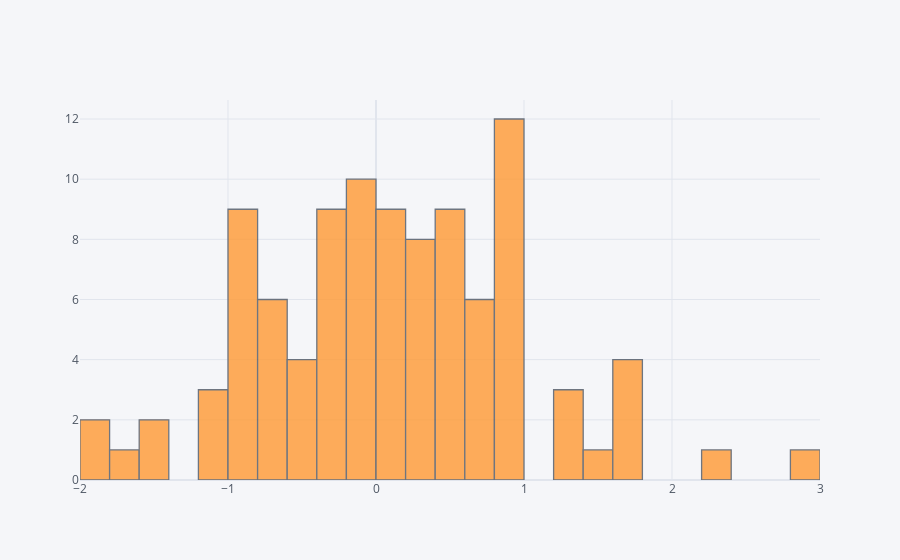

Notebook source saved alongside this figure:
### Code cell
df['A'].iplot(kind='hist',bins=25)

### Figure 1 — Plotly figure (JSON) as saved in the notebook; plotly's stock layout.template omitted (floating-point values rounded to 4 significant figures)
{"data": [{"histfunc": "count", "histnorm": "", "marker": {"color": "rgba(255, 153, 51, 1.0)", "line": {"color": "#4D5663", "width": 1.3}}, "name": "A", "nbinsx": 25, "opacity": 0.8, "orientation": "v", "type": "histogram", "x": [0.2993, -1.011, -0.5187, -0.3828, -0.3093, 0.6653, -0.2239, -0.2455, -1.973, -0.127, 0.7748, 0.09796, 0.8929, 0.2019, -0.8188, -0.1211, -0.6989, 0.9051, 0.4984, -0.9287, -0.4739, 2.821, -1.13, 1.792, -0.3722, 0.6197, 0.4229, -0.08201, -0.8229, 2.213, -0.07338, -0.7111, -0.2845, 1.71, -0.2536, 1.374, 0.1573, 0.918, 1.45, -0.3387, 0.1275, 0.09336, 0.4676, -0.07729, -0.901, -1.591, -1.54, -0.1505, -0.1906, 0.2872, -0.4287, 0.8253, -0.1117, 0.6541, 0.1375, 1.742, 0.954, 0.5057, -0.9098, 0.9779, 0.2227, -0.8123, 0.8715, 0.9597, 1.306, 0.2009, 0.657, 1.771, 0.7585, -0.7, -0.5296, -1.628, 0.5217, -0.7263, 0.4317, -1.95, -0.1532, 0.3734, 0.02937, -0.7474, -0.8207, -0.9732, -0.8575, 1.363, -0.7326, 0.3238, 0.5838, -0.02981, 0.07775, 0.04632, 0.8208, 0.8663, -0.2516, 0.3854, 0.8376, 0.5067, 0.8275, 0.03136, 0.4371, -1.053]}], "layout": {"autosize": true, "barmode": "overlay", "legend": {"bgcolor": "#F5F6F9", "font": {"color": "#4D5663"}}, "paper_bgcolor": "#F5F6F9", "plot_bgcolor": "#F5F6F9", "title": {"font": {"color": "#4D5663"}}, "xaxis": {"autorange": true, "gridcolor": "#E1E5ED", "range": [-2.0, 3], "showgrid": true, "tickfont": {"color": "#4D5663"}, "title": {"font": {"color": "#4D5663"}, "text": ""}, "type": "linear", "zerolinecolor": "#E1E5ED"}, "yaxis": {"autorange": true, "gridcolor": "#E1E5ED", "range": [0, 12.63], "showgrid": true, "tickfont": {"color": "#4D5663"}, "title": {"font": {"color": "#4D5663"}, "text": ""}, "zerolinecolor": "#E1E5ED"}}}
